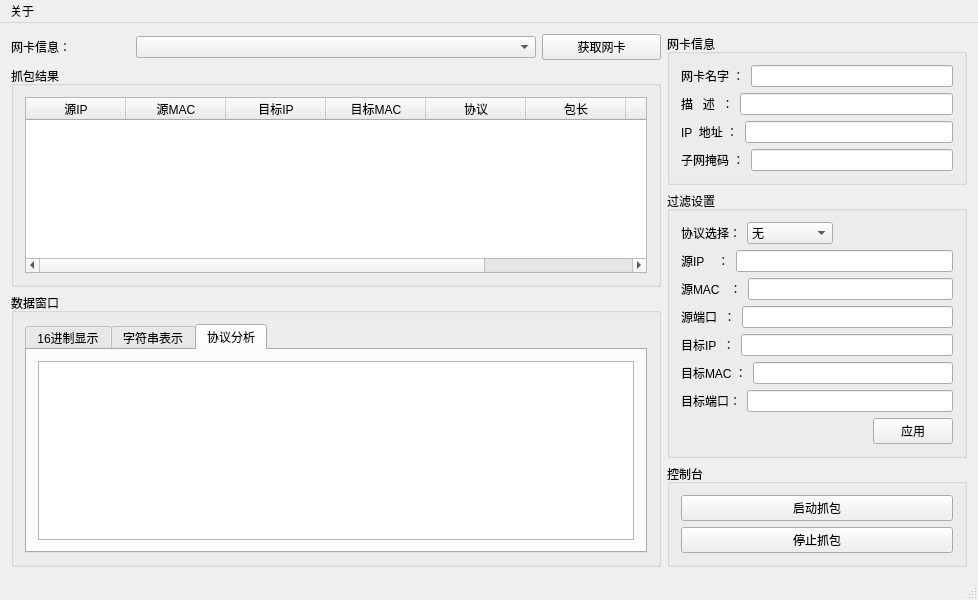
<?xml version="1.0" encoding="UTF-8"?>
<ui version="4.0">
 <class>QtGuiApplication2Class</class>
 <widget class="QMainWindow" name="QtGuiApplication2Class">
  <property name="geometry">
   <rect>
    <x>0</x>
    <y>0</y>
    <width>978</width>
    <height>552</height>
   </rect>
  </property>
  <property name="windowTitle">
   <string>QtGuiApplication2</string>
  </property>
  <widget class="QWidget" name="centralWidget">
   <layout class="QHBoxLayout" name="horizontalLayout_16">
    <item>
     <layout class="QVBoxLayout" name="verticalLayout_7">
      <item>
       <layout class="QHBoxLayout" name="horizontalLayout">
        <item>
         <widget class="QLabel" name="label">
          <property name="text">
           <string>网卡信息：</string>
          </property>
         </widget>
        </item>
        <item>
         <widget class="QComboBox" name="NetWorkcomboBox">
          <property name="minimumSize">
           <size>
            <width>400</width>
            <height>0</height>
           </size>
          </property>
         </widget>
        </item>
        <item>
         <widget class="QPushButton" name="BtnGetNetWork">
          <property name="text">
           <string>获取网卡</string>
          </property>
         </widget>
        </item>
       </layout>
      </item>
      <item>
       <widget class="QGroupBox" name="groupBox_2">
        <property name="minimumSize">
         <size>
          <width>650</width>
          <height>0</height>
         </size>
        </property>
        <property name="title">
         <string>抓包结果</string>
        </property>
        <layout class="QHBoxLayout" name="horizontalLayout_4">
         <item>
          <widget class="QTableWidget" name="tableWidget">
           <property name="minimumSize">
            <size>
             <width>600</width>
             <height>0</height>
            </size>
           </property>
           <property name="editTriggers">
            <set>QAbstractItemView::NoEditTriggers</set>
           </property>
           <column>
            <property name="text">
             <string>源IP</string>
            </property>
           </column>
           <column>
            <property name="text">
             <string>源MAC</string>
            </property>
           </column>
           <column>
            <property name="text">
             <string>目标IP</string>
            </property>
           </column>
           <column>
            <property name="text">
             <string>目标MAC</string>
            </property>
           </column>
           <column>
            <property name="text">
             <string>协议</string>
            </property>
           </column>
           <column>
            <property name="text">
             <string>包长</string>
            </property>
           </column>
           <column>
            <property name="text">
             <string>源端口</string>
            </property>
           </column>
           <column>
            <property name="text">
             <string>目的端口</string>
            </property>
           </column>
          </widget>
         </item>
        </layout>
       </widget>
      </item>
      <item>
       <widget class="QGroupBox" name="groupBox_3">
        <property name="title">
         <string>数据窗口</string>
        </property>
        <layout class="QHBoxLayout" name="horizontalLayout_15">
         <item>
          <widget class="QTabWidget" name="tabWidget">
           <property name="currentIndex">
            <number>2</number>
           </property>
           <widget class="QWidget" name="tab">
            <attribute name="title">
             <string>16进制显示</string>
            </attribute>
            <layout class="QVBoxLayout" name="verticalLayout_5">
             <item>
              <widget class="QTextEdit" name="textEditData"/>
             </item>
            </layout>
           </widget>
           <widget class="QWidget" name="tab_2">
            <attribute name="title">
             <string>字符串表示</string>
            </attribute>
            <layout class="QVBoxLayout" name="verticalLayout_3">
             <item>
              <widget class="QTextEdit" name="textEdit"/>
             </item>
            </layout>
           </widget>
           <widget class="QWidget" name="tab_3">
            <attribute name="title">
             <string>协议分析</string>
            </attribute>
            <layout class="QHBoxLayout" name="horizontalLayout_17">
             <item>
              <widget class="QTextEdit" name="textEditProtocol"/>
             </item>
            </layout>
           </widget>
          </widget>
         </item>
        </layout>
       </widget>
      </item>
     </layout>
    </item>
    <item>
     <layout class="QVBoxLayout" name="verticalLayout_4">
      <item>
       <widget class="QGroupBox" name="groupBox_4">
        <property name="minimumSize">
         <size>
          <width>300</width>
          <height>0</height>
         </size>
        </property>
        <property name="title">
         <string>网卡信息</string>
        </property>
        <layout class="QVBoxLayout" name="verticalLayout_2">
         <item>
          <layout class="QHBoxLayout" name="horizontalLayout_10">
           <item>
            <widget class="QLabel" name="label_9">
             <property name="text">
              <string>网卡名字 ：</string>
             </property>
            </widget>
           </item>
           <item>
            <widget class="QLineEdit" name="LineEditNetworkName"/>
           </item>
          </layout>
         </item>
         <item>
          <layout class="QHBoxLayout" name="horizontalLayout_11">
           <item>
            <widget class="QLabel" name="label_10">
             <property name="text">
              <string>描   述  ：</string>
             </property>
            </widget>
           </item>
           <item>
            <widget class="QLineEdit" name="LineEditDecription"/>
           </item>
          </layout>
         </item>
         <item>
          <layout class="QHBoxLayout" name="horizontalLayout_13">
           <item>
            <widget class="QLabel" name="label_11">
             <property name="text">
              <string>IP  地址 ：</string>
             </property>
            </widget>
           </item>
           <item>
            <widget class="QLineEdit" name="LineEditIPAddtress"/>
           </item>
          </layout>
         </item>
         <item>
          <layout class="QHBoxLayout" name="horizontalLayout_14">
           <item>
            <widget class="QLabel" name="label_12">
             <property name="text">
              <string>子网掩码 ：</string>
             </property>
            </widget>
           </item>
           <item>
            <widget class="QLineEdit" name="LineEditNetworkMask"/>
           </item>
          </layout>
         </item>
        </layout>
       </widget>
      </item>
      <item>
       <widget class="QGroupBox" name="groupBox">
        <property name="title">
         <string>过滤设置</string>
        </property>
        <layout class="QVBoxLayout" name="verticalLayout">
         <item>
          <layout class="QHBoxLayout" name="horizontalLayout_2">
           <item>
            <widget class="QLabel" name="label_2">
             <property name="text">
              <string>协议选择：</string>
             </property>
            </widget>
           </item>
           <item>
            <widget class="QComboBox" name="comboBoxprotocol">
             <item>
              <property name="text">
               <string>无</string>
              </property>
             </item>
             <item>
              <property name="text">
               <string>TCP</string>
              </property>
             </item>
             <item>
              <property name="text">
               <string>UDP</string>
              </property>
             </item>
             <item>
              <property name="text">
               <string>ICMP</string>
              </property>
             </item>
             <item>
              <property name="text">
               <string>ARP</string>
              </property>
             </item>
             <item>
              <property name="text">
               <string>UNKNOW</string>
              </property>
             </item>
            </widget>
           </item>
           <item>
            <spacer name="horizontalSpacer">
             <property name="orientation">
              <enum>Qt::Horizontal</enum>
             </property>
             <property name="sizeHint" stdset="0">
              <size>
               <width>40</width>
               <height>20</height>
              </size>
             </property>
            </spacer>
           </item>
          </layout>
         </item>
         <item>
          <layout class="QHBoxLayout" name="horizontalLayout_3">
           <item>
            <widget class="QLabel" name="label_3">
             <property name="text">
              <string>源IP    ：</string>
             </property>
            </widget>
           </item>
           <item>
            <widget class="QLineEdit" name="lineEdit_SrcIP"/>
           </item>
          </layout>
         </item>
         <item>
          <layout class="QHBoxLayout" name="horizontalLayout_6">
           <item>
            <widget class="QLabel" name="label_5">
             <property name="text">
              <string>源MAC   ：</string>
             </property>
            </widget>
           </item>
           <item>
            <widget class="QLineEdit" name="lineEditSrcMAC"/>
           </item>
          </layout>
         </item>
         <item>
          <layout class="QHBoxLayout" name="horizontalLayout_8">
           <item>
            <widget class="QLabel" name="label_7">
             <property name="text">
              <string>源端口  ：</string>
             </property>
            </widget>
           </item>
           <item>
            <widget class="QLineEdit" name="lineEditSrcPort"/>
           </item>
          </layout>
         </item>
         <item>
          <layout class="QHBoxLayout" name="horizontalLayout_5">
           <item>
            <widget class="QLabel" name="label_4">
             <property name="text">
              <string>目标IP  ：</string>
             </property>
            </widget>
           </item>
           <item>
            <widget class="QLineEdit" name="lineEditDesIP"/>
           </item>
          </layout>
         </item>
         <item>
          <layout class="QHBoxLayout" name="horizontalLayout_7">
           <item>
            <widget class="QLabel" name="label_6">
             <property name="text">
              <string>目标MAC ：</string>
             </property>
            </widget>
           </item>
           <item>
            <widget class="QLineEdit" name="lineEditDesMAC"/>
           </item>
          </layout>
         </item>
         <item>
          <layout class="QHBoxLayout" name="horizontalLayout_9">
           <item>
            <widget class="QLabel" name="label_8">
             <property name="text">
              <string>目标端口：</string>
             </property>
            </widget>
           </item>
           <item>
            <widget class="QLineEdit" name="lineEditDesPort"/>
           </item>
          </layout>
         </item>
         <item>
          <layout class="QHBoxLayout" name="horizontalLayout_12">
           <item>
            <spacer name="horizontalSpacer_2">
             <property name="orientation">
              <enum>Qt::Horizontal</enum>
             </property>
             <property name="sizeHint" stdset="0">
              <size>
               <width>40</width>
               <height>20</height>
              </size>
             </property>
            </spacer>
           </item>
           <item>
            <widget class="QPushButton" name="BtnApply">
             <property name="text">
              <string>应用</string>
             </property>
            </widget>
           </item>
          </layout>
         </item>
        </layout>
       </widget>
      </item>
      <item>
       <widget class="QGroupBox" name="groupBox_5">
        <property name="title">
         <string>控制台</string>
        </property>
        <layout class="QVBoxLayout" name="verticalLayout_6">
         <item>
          <widget class="QPushButton" name="BtnStart">
           <property name="text">
            <string>启动抓包</string>
           </property>
          </widget>
         </item>
         <item>
          <widget class="QPushButton" name="BtnStop">
           <property name="text">
            <string>停止抓包</string>
           </property>
          </widget>
         </item>
        </layout>
       </widget>
      </item>
     </layout>
    </item>
   </layout>
  </widget>
  <widget class="QMenuBar" name="menuBar">
   <property name="geometry">
    <rect>
     <x>0</x>
     <y>0</y>
     <width>978</width>
     <height>23</height>
    </rect>
   </property>
   <widget class="QMenu" name="menu">
    <property name="title">
     <string>关于</string>
    </property>
   </widget>
   <addaction name="menu"/>
  </widget>
  <widget class="QStatusBar" name="statusBar"/>
 </widget>
 <layoutdefault spacing="6" margin="11"/>
 <resources>
  <include location="QtGuiApplication2.qrc"/>
 </resources>
 <connections/>
</ui>
